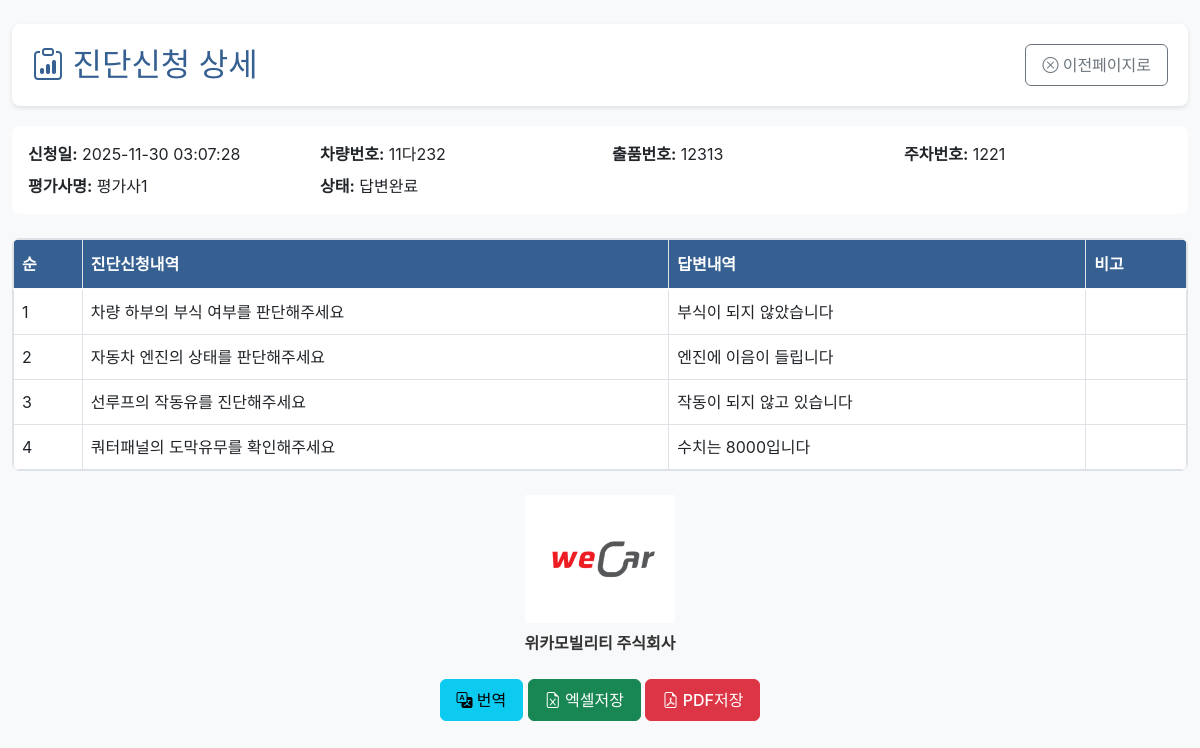
The app's page /admin/diagnosis/3 (signed in) with its own data.
### tables this page shows
CREATE TABLE diagnosis_requests (
            id INTEGER PRIMARY KEY AUTOINCREMENT,
            applicant_id INTEGER NOT NULL,
            request_date TEXT NOT NULL DEFAULT (datetime('now', 'localtime')),
            vehicle_number TEXT,
            lot_number TEXT,
            parking_number TEXT,
            status TEXT NOT NULL DEFAULT '신청',
            evaluator_id INTEGER,
            evaluator_name TEXT,
            answer_date TEXT,
            confirmed_at TEXT,
            translated_summary TEXT,
            translated_at TEXT,
            sent_at TEXT,
            fee INTEGER DEFAULT 120000,
            FOREIGN KEY (applicant_id) REFERENCES users(id) ON DELETE CASCADE,
            FOREIGN KEY (evaluator_id) REFERENCES users(id) ON DELETE SET NULL
        );

CREATE TABLE diagnosis_request_items (
            id INTEGER PRIMARY KEY AUTOINCREMENT,
            diagnosis_id INTEGER NOT NULL,
            sequence INTEGER NOT NULL,
            content TEXT NOT NULL,
            created_at TEXT NOT NULL DEFAULT (datetime('now', 'localtime')),
            FOREIGN KEY (diagnosis_id) REFERENCES diagnosis_requests(id) ON DELETE CASCADE
        );

CREATE TABLE diagnosis_response_details (
            id INTEGER PRIMARY KEY AUTOINCREMENT,
            diagnosis_id INTEGER NOT NULL,
            responder_id INTEGER NOT NULL,
            sequence INTEGER NOT NULL,
            content TEXT NOT NULL,
            note TEXT,
            created_at TEXT NOT NULL DEFAULT (datetime('now', 'localtime')),
            updated_at TEXT NOT NULL DEFAULT (datetime('now', 'localtime')),
            UNIQUE(diagnosis_id, sequence),
            FOREIGN KEY (diagnosis_id) REFERENCES diagnosis_requests(id) ON DELETE CASCADE,
            FOREIGN KEY (responder_id) REFERENCES users(id) ON DELETE CASCADE
        );

### app.py (the view)
@app.route("/admin/diagnosis/<int:diagnosis_id>")
@login_required
@role_required("관리자")
def admin_diagnosis_details(diagnosis_id: int):
    diagnosis = _fetch_diagnosis(diagnosis_id)
    if not diagnosis:
        abort(404)
    details = _fetch_request_details(diagnosis_id)
    responses = _fetch_response_details(diagnosis_id)
    return render_template(
        "admin/diagnosis_details.html",
        diagnosis=diagnosis,
        request_details=details,
        response_details=responses,
    )

### app.py (called while the page is built)
def get_db() -> sqlite3.Connection:
    if "db" not in g:
        conn = sqlite3.connect(DB_PATH)
        conn.row_factory = sqlite3.Row
        g.db = conn
    return g.db

def login_required(func):
    from functools import wraps
    @wraps(func)
    def wrapper(*args, **kwargs):
        if "user_id" not in session:
            return redirect(url_for("login"))
        return func(*args, **kwargs)
    return wrapper

def role_required(*roles):
    from functools import wraps
    def decorator(func):
        @wraps(func)
        def wrapper(*args, **kwargs):
            if "user_type" not in session or session["user_type"] not in roles:
                abort(403)
            return func(*args, **kwargs)
        return wrapper
    return decorator

def _fetch_diagnosis(diagnosis_id: int) -> Optional[sqlite3.Row]:
    db = get_db()
    return db.execute(
        """
        SELECT dr.*, applicant.name AS applicant_name, evaluator.name AS evaluator_name
        FROM diagnosis_requests dr
        JOIN users AS applicant ON applicant.id = dr.applicant_id
        LEFT JOIN users AS evaluator ON evaluator.id = dr.evaluator_id
        WHERE dr.id = ?
        """,
        (diagnosis_id,),
    ).fetchone()

def _fetch_request_details(diagnosis_id: int) -> List[sqlite3.Row]:
    db = get_db()
    return db.execute(
        """
        SELECT * FROM diagnosis_request_items
        WHERE diagnosis_id = ?
        ORDER BY sequence ASC
        LIMIT 5
        """,
        (diagnosis_id,),
    ).fetchall()

def _fetch_response_details(diagnosis_id: int) -> List[sqlite3.Row]:
    db = get_db()
    return db.execute(
        """
        SELECT d.*, u.name AS responder_name
        FROM diagnosis_response_details d
        JOIN users u ON u.id = d.responder_id
        WHERE d.diagnosis_id = ?
        ORDER BY sequence ASC
        """,
        (diagnosis_id,),
    ).fetchall()

### templates/admin/diagnosis_details.html (shortened to what this page needs)
{% extends "base.html" %}
{% block content %}
<div class="container-fluid py-4">
    <div class="page-header">
        <div class="d-flex justify-content-between align-items-center">
            <h2><i class="bi bi-clipboard-data"></i> 진단신청 상세</h2>
            <button onclick="window.close()" class="btn btn-outline-secondary">
                <i class="bi bi-x-circle"></i> 이전페이지로
            </button>
        </div>
    </div>
    <div class="card mb-4">
        <div class="card-body">
            <div class="row">
                <div class="col-md-3"><strong>신청일:</strong> {{ diagnosis.request_date }}</div>
                <div class="col-md-3"><strong>차량번호:</strong> {{ diagnosis.vehicle_number or '' }}</div>
                <div class="col-md-3"><strong>출품번호:</strong> {{ diagnosis.lot_number or '' }}</div>
                <div class="col-md-3"><strong>주차번호:</strong> {{ diagnosis.parking_number or '' }}</div>
            </div>
            <div class="row mt-2">
                <div class="col-md-3"><strong>평가사명:</strong> {{ diagnosis.evaluator_name or '' }}</div>
                <div class="col-md-3"><strong>상태:</strong> {{ diagnosis.status }}</div>
            </div>
        </div>
    </div>
    <div class="table-wrapper">
        <table class="table table-bordered">
            <thead class="table-fixed-header">
                <tr>
                    <th>순</th>
                    <th>진단신청내역</th>
                    <th>답변내역</th>
                    <th>비고</th>
                </tr>
            </thead>
            <tbody>
                {% for detail in request_details %}
                {% set resp = response_details|selectattr('sequence', 'equalto', detail.sequence)|first %}
                <tr>
                    <td>{{ detail.sequence }}</td>
                    <td>{{ detail.content }}</td>
                    <td>{{ resp.content if resp else '' }}</td>
                    <td>{{ resp.note if resp else '' }}</td>
                </tr>
                {% endfor %}
            </tbody>
        </table>
    </div>
    <div class="text-center mt-4 mb-4">
        <img src="{{ url_for('static', filename='images/lpgo.png') }}" alt="위카 로고" style="max-width: 150px;">
        <p class="mt-2"><strong>위카모빌리티 주식회사</strong></p>
    </div>
    <div class="text-center">
        <a href="{{ url_for('admin_diagnosis_translate', diagnosis_id=diagnosis.id) }}" class="btn btn-info">
            <i class="bi bi-translate"></i> 번역
        </a>
        <a href="{{ url_for('admin_diagnosis_detail_export', diagnosis_id=diagnosis.id, fmt='xlsx') }}" class="btn btn-success">
            <i class="bi bi-file-earmark-excel"></i> 엑셀저장
        </a>
        <a href="{{ url_for('admin_diagnosis_detail_export', diagnosis_id=diagnosis.id, fmt='pdf') }}" class="btn btn-danger">
            <i class="bi bi-file-earmark-pdf"></i> PDF저장
        </a>
    </div>
</div>
{% endblock %}

### templates/base.html (shortened to what this page needs)
<!DOCTYPE html>
<html lang="ko">
<head>
    <link href="https://cdn.jsdelivr.net/npm/bootstrap@5.3.0/dist/css/bootstrap.min.css" rel="stylesheet">
    <link rel="stylesheet" href="https://cdn.jsdelivr.net/npm/bootstrap-icons@1.11.0/font/bootstrap-icons.css">
    <link rel="stylesheet" href="{{ url_for('static', filename='css/style.css') }}">
</head>
<body>
    {% block content %}{% endblock %}
</body>
</html>

### static/css/style.css (style rules this page uses)
:root { --primary-color: #366092; --secondary-color: #6c757d; --success-color: #28a745; --danger-color: #dc3545; --warning-color: #ffc107; --info-color: #17a2b8; --light-bg: #f8f9fa; --border-color: #dee2e6; }
body { font-family: 'Noto Sans KR', -apple-system, BlinkMacSystemFont, 'Segoe UI', Roboto, sans-serif; background-color: var(--light-bg); color: #333; }
.table-wrapper { position: relative; overflow-x: auto; border: 1px solid var(--border-color); border-radius: 8px; }
.table-fixed-header { position: sticky; top: 0; z-index: 10; background-color: var(--primary-color); color: white; }
.table-fixed-header th { background-color: var(--primary-color) !important; color: white !important; font-weight: 600; padding: 12px 8px; white-space: nowrap; border-bottom: 2px solid rgba(255,255,255,0.3); }
.table { margin-bottom: 0; width: 100%; min-width: 800px; }
.table td { padding: 10px 8px; vertical-align: middle; white-space: nowrap; }
.card { border: none; border-radius: 8px; transition: transform 0.2s, box-shadow 0.2s; }
.btn { border-radius: 6px; font-weight: 500; padding: 8px 16px; transition: all 0.2s; }
.page-header { background: white; padding: 20px; border-radius: 8px; margin-bottom: 20px; box-shadow: 0 2px 4px rgba(0,0,0,0.1); }
.page-header h2 { margin: 0; color: var(--primary-color); }

### records on screen
diagnosis_requests: request_date "2025-11-30 03:07:28", vehicle_number "11다232", lot_number "12313", parking_number "1221", evaluator_name "평가사1", status "답변완료"
diagnosis_request_items: sequence "1", content "차량 하부의 부식 여부를 판단해주세요"
diagnosis_response_details: content "부식이 되지 않았습니다"
diagnosis_request_items: sequence "2", content "자동차 엔진의 상태를 판단해주세요"
diagnosis_response_details: content "엔진에 이음이 들립니다"
diagnosis_request_items: sequence "3", content "선루프의 작동유를 진단해주세요"
diagnosis_response_details: content "작동이 되지 않고 있습니다"
diagnosis_request_items: sequence "4", content "쿼터패널의 도막유무를 확인해주세요"
diagnosis_response_details: content "수치는 8000입니다"
